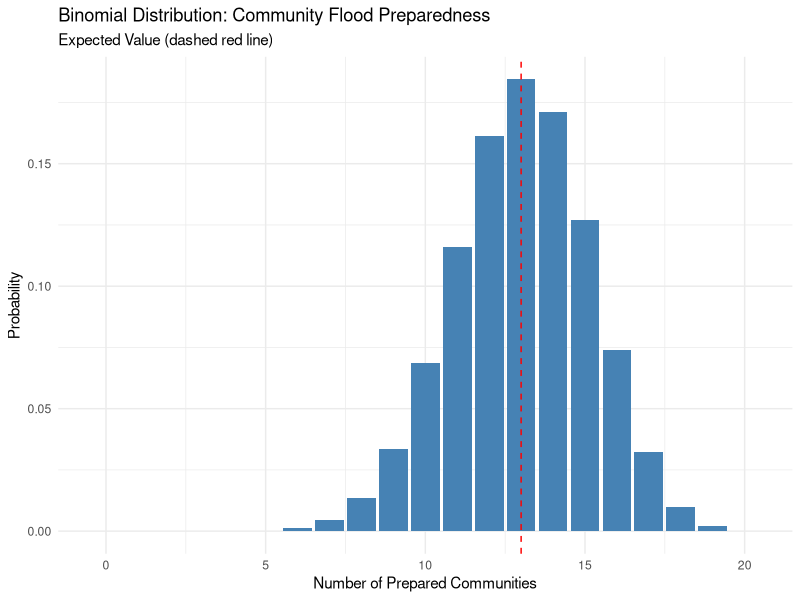
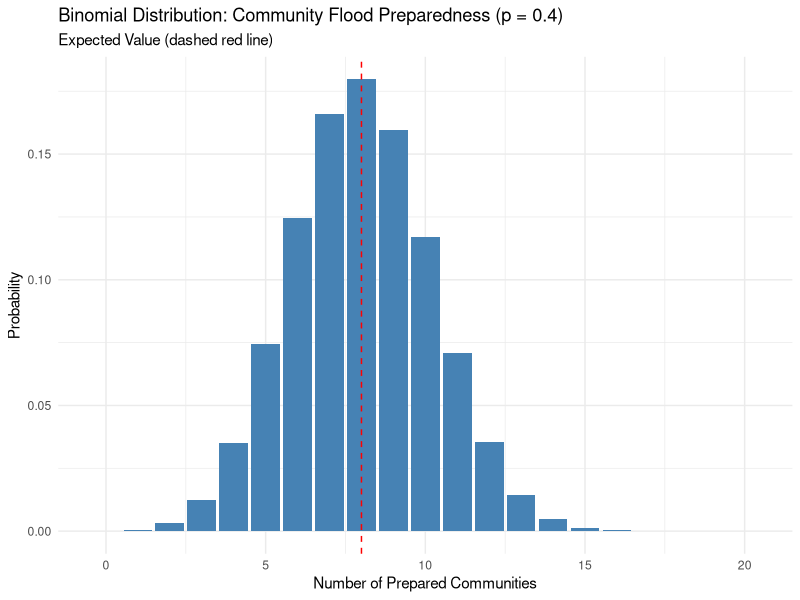
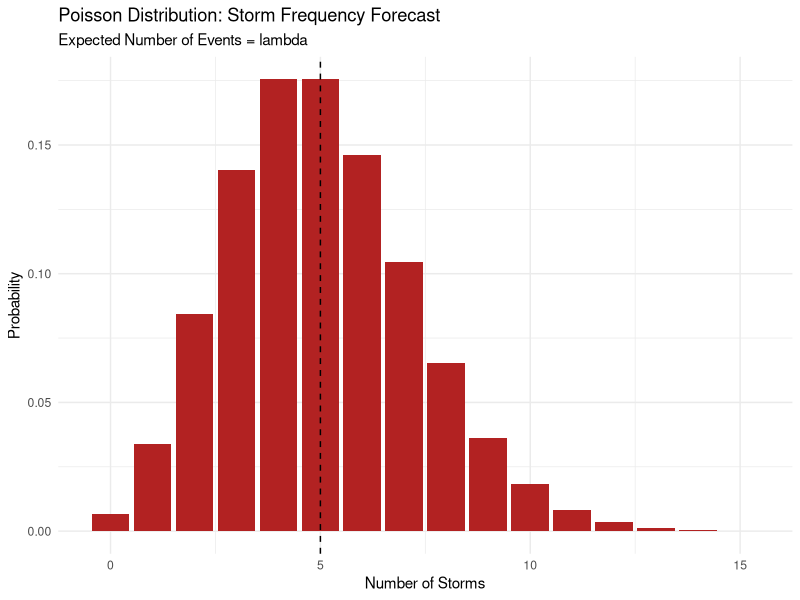
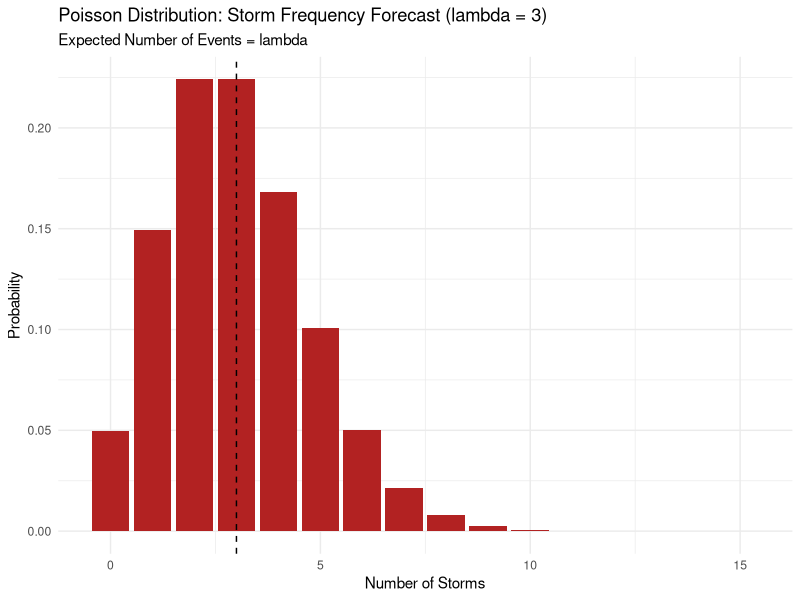
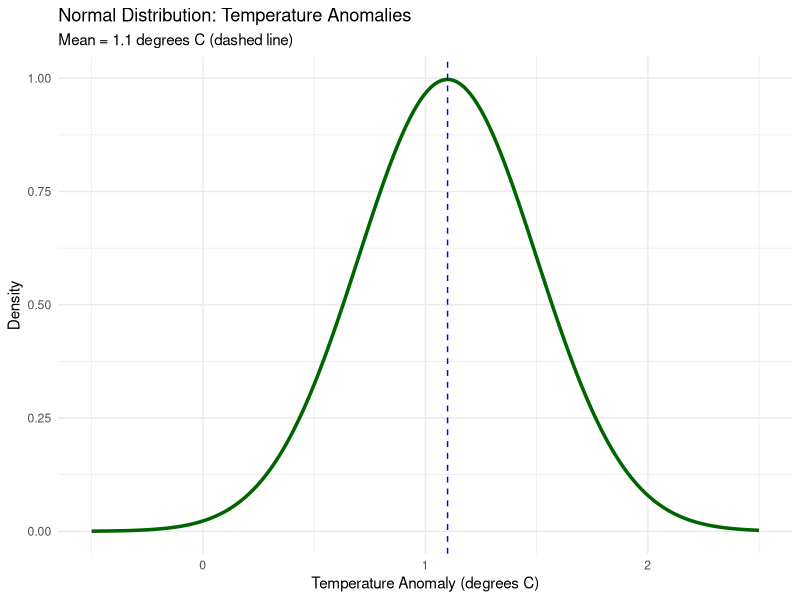
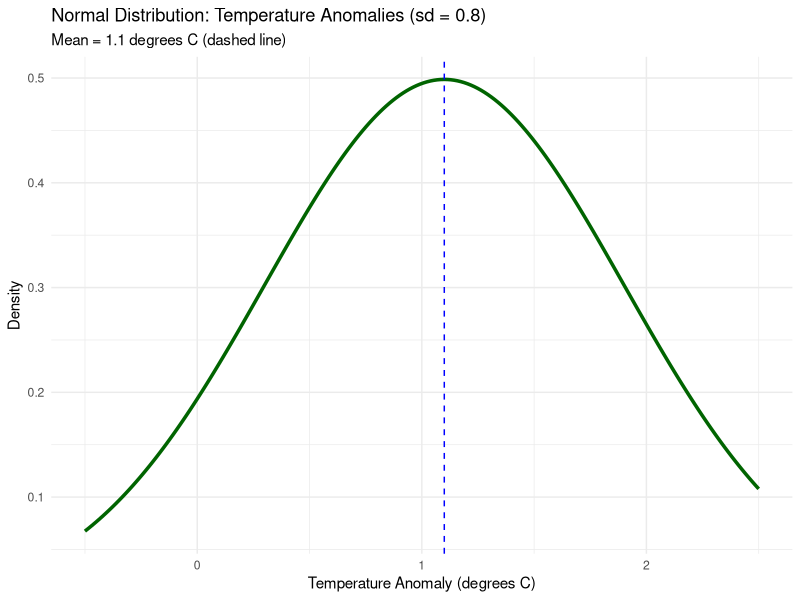

The R source for these figures, in order:
library(ggplot2)

# Step 2: Binomial Distribution - Community Flood Preparedness
n <- 20
p <- 0.65
x_binom <- 0:n
y_binom <- dbinom(x_binom, size = n, prob = p)
expected_binom <- n * p

df_binom <- data.frame(Prepared = x_binom, Probability = y_binom)

ggplot(df_binom, aes(Prepared, Probability)) +
  geom_bar(stat = "identity", fill = "steelblue") +
  geom_vline(xintercept = expected_binom, linetype = "dashed", color = "red") +
  labs(
    title = "Binomial Distribution: Community Flood Preparedness",
    subtitle = "Expected Value (dashed red line)",
    x = "Number of Prepared Communities",
    y = "Probability"
  ) +
  theme_minimal()

# try p = 0.4
n <- 20
p <- 0.4
x_binom <- 0:n
y_binom <- dbinom(x_binom, size = n, prob = p)
expected_binom <- n * p
df_binom <- data.frame(Prepared = x_binom, Probability = y_binom)

ggplot(df_binom, aes(Prepared, Probability)) +
  geom_bar(stat = "identity", fill = "steelblue") +
  geom_vline(xintercept = expected_binom, linetype = "dashed", color = "red") +
  labs(
    title = "Binomial Distribution: Community Flood Preparedness (p = 0.4)",
    subtitle = "Expected Value (dashed red line)",
    x = "Number of Prepared Communities",
    y = "Probability"
  ) +
  theme_minimal()

# Step 3: Poisson Distribution - Storm Frequency
lambda <- 5
x_poisson <- 0:15
y_poisson <- dpois(x_poisson, lambda = lambda)

df_poisson <- data.frame(Events = x_poisson, Probability = y_poisson)

ggplot(df_poisson, aes(Events, Probability)) +
  geom_bar(stat = "identity", fill = "firebrick") +
  geom_vline(xintercept = lambda, linetype = "dashed", color = "black") +
  labs(
    title = "Poisson Distribution: Storm Frequency Forecast",
    subtitle = "Expected Number of Events = lambda",
    x = "Number of Storms",
    y = "Probability"
  ) +
  theme_minimal()

# try lambda = 3
lambda <- 3
x_poisson <- 0:15
y_poisson <- dpois(x_poisson, lambda = lambda)
df_poisson <- data.frame(Events = x_poisson, Probability = y_poisson)

ggplot(df_poisson, aes(Events, Probability)) +
  geom_bar(stat = "identity", fill = "firebrick") +
  geom_vline(xintercept = lambda, linetype = "dashed", color = "black") +
  labs(
    title = "Poisson Distribution: Storm Frequency Forecast (lambda = 3)",
    subtitle = "Expected Number of Events = lambda",
    x = "Number of Storms",
    y = "Probability"
  ) +
  theme_minimal()

# Step 4: Normal Distribution - Temperature Anomalies
mean_temp <- 1.1
sd_temp <- 0.4
x_temp <- seq(-0.5, 2.5, length.out = 200)
y_temp <- dnorm(x_temp, mean = mean_temp, sd = sd_temp)

df_temp <- data.frame(Anomaly = x_temp, Density = y_temp)

ggplot(df_temp, aes(Anomaly, Density)) +
  geom_line(color = "darkgreen", linewidth = 1.2) +
  geom_vline(xintercept = mean_temp, linetype = "dashed", color = "blue") +
  labs(
    title = "Normal Distribution: Temperature Anomalies",
    subtitle = "Mean = 1.1 degrees C (dashed line)",
    x = "Temperature Anomaly (degrees C)",
    y = "Density"
  ) +
  theme_minimal()

# try sd = 0.8
mean_temp <- 1.1
sd_temp <- 0.8
x_temp <- seq(-0.5, 2.5, length.out = 200)
y_temp <- dnorm(x_temp, mean = mean_temp, sd = sd_temp)
df_temp <- data.frame(Anomaly = x_temp, Density = y_temp)

ggplot(df_temp, aes(Anomaly, Density)) +
  geom_line(color = "darkgreen", linewidth = 1.2) +
  geom_vline(xintercept = mean_temp, linetype = "dashed", color = "blue") +
  labs(
    title = "Normal Distribution: Temperature Anomalies (sd = 0.8)",
    subtitle = "Mean = 1.1 degrees C (dashed line)",
    x = "Temperature Anomaly (degrees C)",
    y = "Density"
  ) +
  theme_minimal()

# Step 5: expected values summary
cat("Expected Values:\n")
cat("Prepared communities: n x p =", 20 * 0.65, "\n")
cat("Storm events: lambda =", 5, "\n")
cat("Temperature anomaly mean: mu =", 1.1, "\n")
